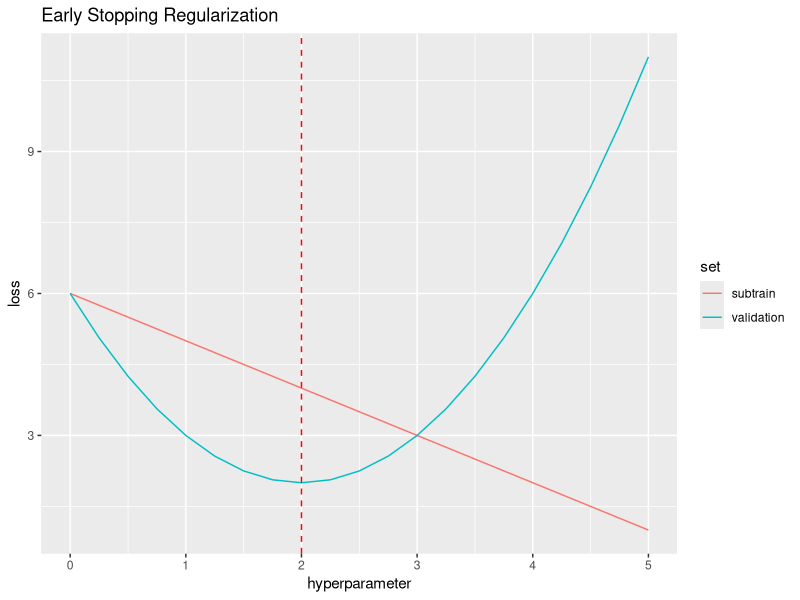

Source code (R):
library(data.table)
library(ggplot2)

x <- seq(0,5,0.25)

y.list <- list()

subtrain <- function(x){
  -x + 6
}

validation <- function(x){
  (x - 2)^2 + 2
}
function.list <- list("subtrain"=subtrain, "validation"=validation)

for(func.names in names(function.list)){
  for(input in x){
    y <- data.table()
    y$hyperparameter <- input
    y$loss <- sapply(input, function.list[[func.names]])
    y$set <- func.names
    y.list[[paste(func.names, input)]] <- y
  }
}

output.dt <- do.call(rbind, y.list)

ggplot(output.dt)+
  geom_line(aes(hyperparameter, loss, color=set))+
  geom_vline(xintercept=2, color='red', linetype='dashed')+
  ggtitle("Early Stopping Regularization")
